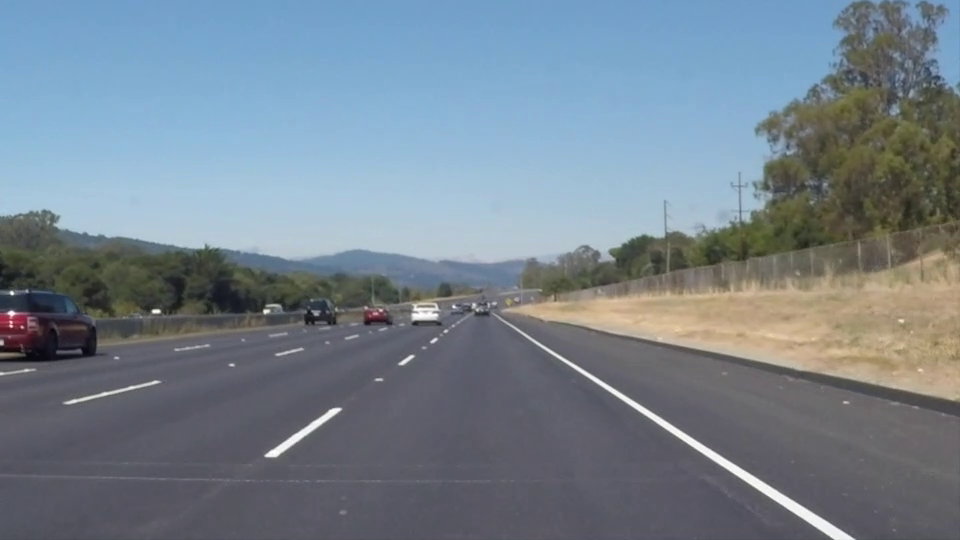
#> input picture frame 22 of Problem02/whiteline.mp4, 960 x 540 px
$ python problem02.py
#> lines starting #> are read from the running program, lines starting #| are printed output that depends on the picture; after the words box and inside, x2 and y2 are one past the last pixel; in counts of white or black regions, pixels touching at a corner belong together
import numpy as np
import cv2
import statistics as st

def solidOrDash(image):
    left_half = image[:,0:int(image.shape[1]/2)]
    right_half = image[:,int(image.shape[1]/2):]
    if (np.count_nonzero(left_half) < np.count_nonzero(right_half)):
        left_line = 'Dashed'
        right_line = 'Solid'
    else:
        left_line = 'Solid'
        right_line = 'Dashed'
    return right_line, left_line

def roI(image):
    mask = np.zeros_like(image)
    triangle = np.array([[10,image.shape[0]],[485,310],[image.shape[1],image.shape[0]]])
    mask = cv2.fillPoly(mask, np.int32([triangle]) ,255)

    return mask

def getPoints(right_line, left_line):
    r_m, r_c = right_line
    l_m, l_c = left_line

    if (r_m and l_m) !=0:
        r_y1 = 539
        r_x1 = int((r_y1-r_c)/r_m)
        r_y2 = 320
        r_x2 =  int((r_y2-r_c)/r_m)

        l_y1 = 539
        l_x1 = int((l_y1-l_c)/l_m)
        l_y2 = 320
        l_x2 =  int((l_y2-l_c)/l_m)

        r_points = [r_x1,r_y1,r_x2, r_y2]
        l_points = [l_x1,l_y1,l_x2, l_y2]
    else:
        r_points = [0,0,0,0]
        l_points = [0,0,0,0]

    return r_points, l_points


def lineCat(lines):

    right_slope = []
    left_slope = []
    right_intercept = []
    left_intercept = []

    for points in lines:
        x1,y1,x2,y2 = points[0]

        m,c = np.polyfit((x1,x2),(y1,y2),1)

        if m > 0:
            right_slope.append(m)
            right_intercept.append(c)
        else:
            left_slope.append(m)
            left_intercept.append(c)
    if len(right_slope) and len(left_slope) != 0:
        right_line = [st.mean(right_slope) , st.mean(right_intercept)]
        left_line = [st.mean(left_slope) , st.mean(left_intercept)]
    else:
        right_line = [0,0]
        left_line = [0,0]

    r_points, l_points = getPoints(right_line,left_line)

    return r_points, l_points


if __name__=='__main__':

    cap = cv2.VideoCapture('whiteline.mp4')

    ret = True

    fourcc = cv2.VideoWriter_fourcc('m','p','4', 'v')
    out = cv2.VideoWriter("lane_detect_p2.mp4", fourcc, 25, (960, 540))

    while(cap.isOpened()):

        ret, frame = cap.read()
#> frame is the input picture: shape (540, 960, 3); mean B, G, R 141.9, 130.7, 117.7


        if ret == True:

            # frame = cv2.flip(frame,1)
            frame_gray = cv2.cvtColor(frame, cv2.COLOR_BGR2GRAY)
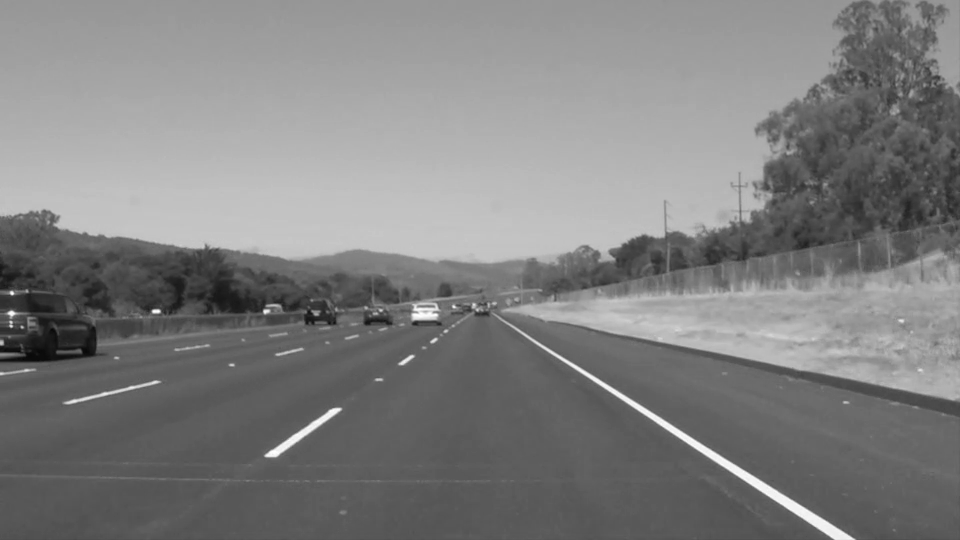
#> frame_gray: shape (540, 960); min 6, max 255, mean 128

            ret,frame_bin = cv2.threshold(frame_gray,210,255,cv2.THRESH_BINARY)
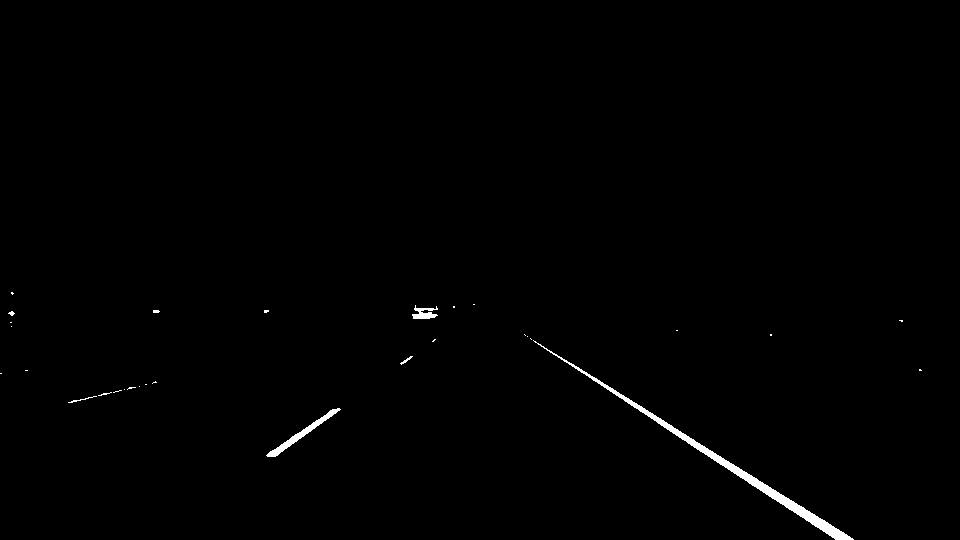
#> frame_bin: shape (540, 960); 0.6% white; 30 white regions (24 under 20 px), largest, box (x1, y1, x2, y2) and area: (533, 340, 854, 540) 2212, (266, 408, 341, 457) 498, (412, 305, 438, 319) 202, (68, 396, 97, 403) 38, (400, 356, 413, 365) 32, (8, 311, 15, 316) 20

            masked = cv2.bitwise_and(frame_bin, roI(frame_bin))
#> masked: shape (540, 960); 0.53% white; 7 white regions (4 under 20 px), largest, box (x1, y1, x2, y2) and area: (533, 340, 854, 540) 2212, (266, 408, 341, 457) 498, (400, 356, 413, 365) 32

            blurred = cv2.GaussianBlur(masked, (5,5), 0)

            edges = cv2.Canny(blurred, 50, 150)
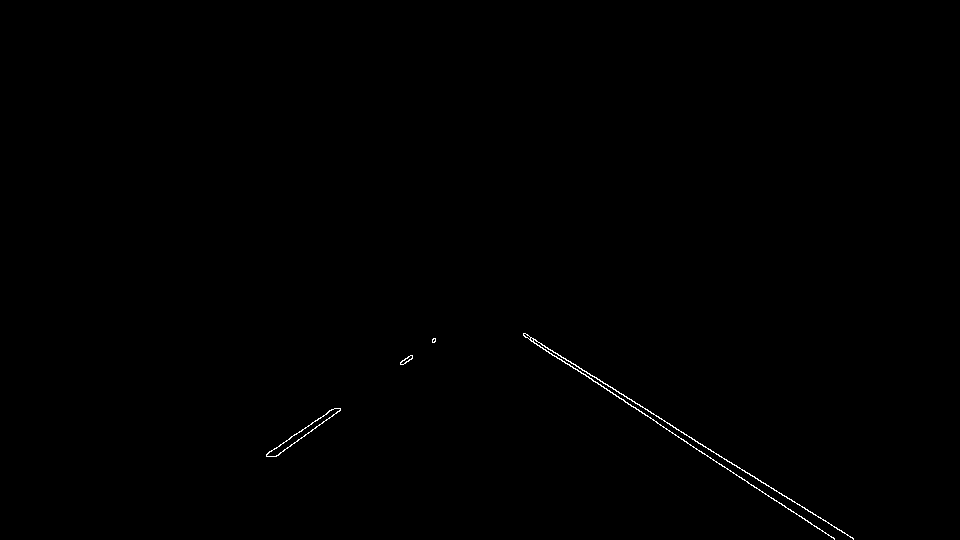
#> edges: shape (540, 960); 0.24% white in thin lines or dots, all inside (x1, y1, x2, y2) = (266, 333, 854, 540)

            right_side,left_side = solidOrDash(edges)
#> in solidOrDash, `left_half = image[:,0:int(image.shape[1]/2)]`:
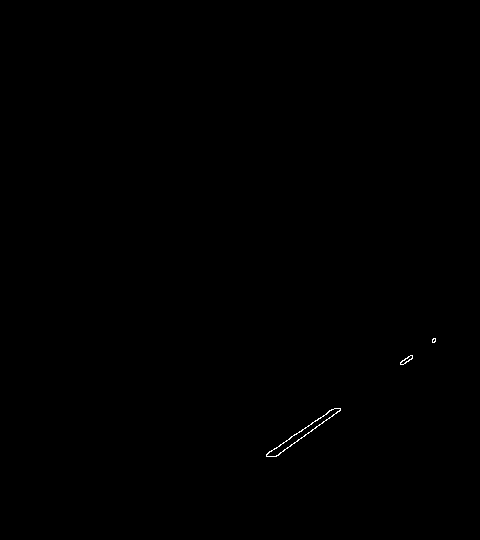
#> left_half: shape (540, 480); 0.1% white in thin lines or dots, all inside (x1, y1, x2, y2) = (266, 338, 436, 457)
#> in solidOrDash, `right_half = image[:,int(image.shape[1]/2):]`:
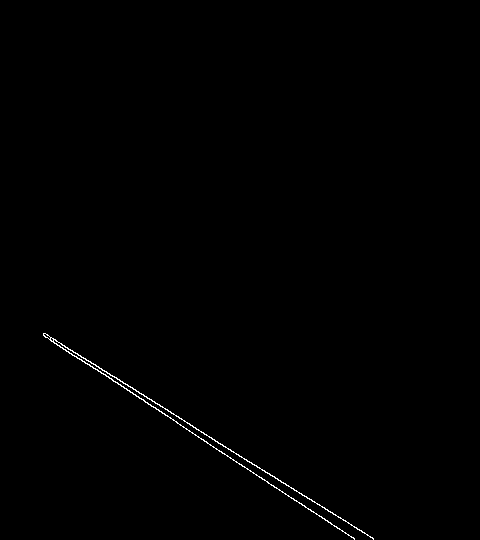
#> right_half: shape (540, 480); 0.38% white in thin lines or dots, all inside (x1, y1, x2, y2) = (43, 333, 374, 540)
#> right_side = 'Solid'; left_side = 'Dashed'

            lines = cv2.HoughLinesP(edges,rho = 4,theta = 1*np.pi/180,threshold = 100,minLineLength = 40,maxLineGap = 150)
#> lines = [[524, 336, 834, 538], [523, 333, 853, 539], [266, 454, 435, 340], [276, 456, 433, 338], [523, 334, 650, 417]]

            r_line, l_line = lineCat(lines)
#> the loop in lineCat, `for points in lines:` made 5 passes
#> (x1, y1, x2, y2, m, c) on passes 1 to 5: (524, 336, 834, 538, 0.652, -5.45), (523, 333, 853, 539, 0.624, 6.52), (266, 454, 435, 340, -0.675, 633.4), (276, 456, 433, 338, -0.752, 663.4), (523, 334, 650, 417, 0.654, -7.8)
#> after the loop in lineCat, `for points in lines:`: left_intercept = [633.4, 663.4]; left_slope = [-0.675, -0.752]; right_intercept = [-5.45, 6.52, -7.8]; right_slope = [0.652, 0.624, 0.654]
#> in lineCat, `right_line = [st.mean(right_slope) , st.mean(right_intercept)]`: right_line = [0.643, -2.24]
#> in lineCat, `left_line = [st.mean(left_slope) , st.mean(left_intercept)]`: left_line = [-0.713, 648.4]
#> in getPoints, `r_m, r_c = right_line`: r_m = 0.643; r_c = -2.24
#> in getPoints, `l_m, l_c = left_line`: l_m = -0.713; l_c = 648.4
#> in getPoints, `r_x1 = int((r_y1-r_c)/r_m)`: r_x1 = 841
#> in getPoints, `r_x2 =  int((r_y2-r_c)/r_m)`: r_x2 = 501
#> in getPoints, `l_x1 = int((l_y1-l_c)/l_m)`: l_x1 = 153
#> in getPoints, `l_x2 =  int((l_y2-l_c)/l_m)`: l_x2 = 460
#> in getPoints, `r_points = [r_x1,r_y1,r_x2, r_y2]`: r_points = [841, 539, 501, 320]
#> in getPoints, `l_points = [l_x1,l_y1,l_x2, l_y2]`: l_points = [153, 539, 460, 320]
#> in lineCat, `r_points, l_points = getPoints(right_line,left_line)`: r_points = [841, 539, 501, 320]; l_points = [153, 539, 460, 320]
#> r_line = [841, 539, 501, 320]; l_line = [153, 539, 460, 320]

            if right_side == 'Solid':
                #right is green and left is red
                cv2.line(frame,(r_line[0],r_line[1]),(r_line[2],r_line[3]), (0,255,0),5)
                cv2.line(frame,(l_line[0],l_line[1]),(l_line[2],l_line[3]), (0,0,255),5)
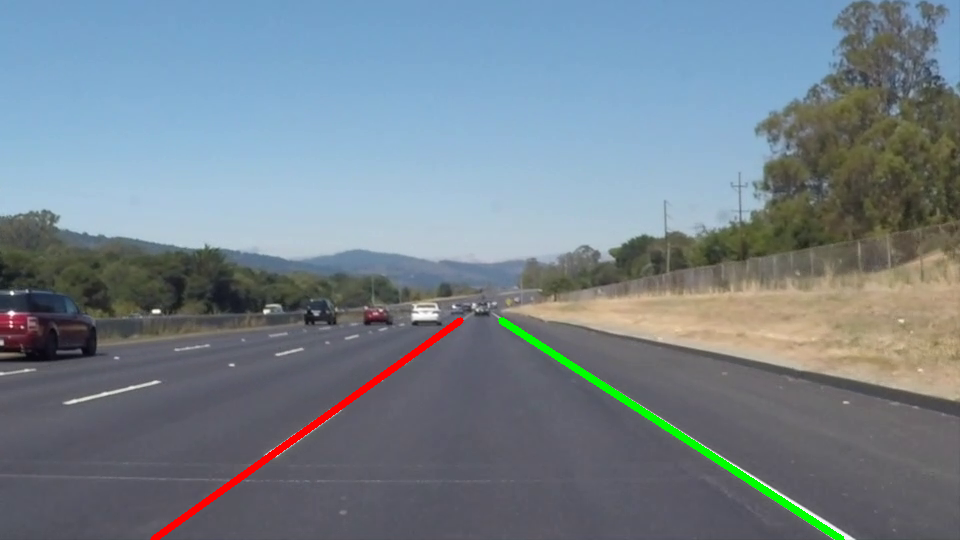
#> frame: shape (540, 960, 3); mean B, G, R 140.1, 130.3, 117.2
            else:
                #right is red and left is green
                cv2.line(frame,(r_line[0],r_line[1]),(r_line[2],r_line[3]), (0,0,255),5)
                cv2.line(frame,(l_line[0],l_line[1]),(l_line[2],l_line[3]), (0,255,0),5)

            cv2.imshow("original",frame)
            out.write(frame)


        if cv2.waitKey(45) & 0xFF == ord('q'):
#> (key q is pressed here)
            break

    out.release()

$ run again, starting later in the video
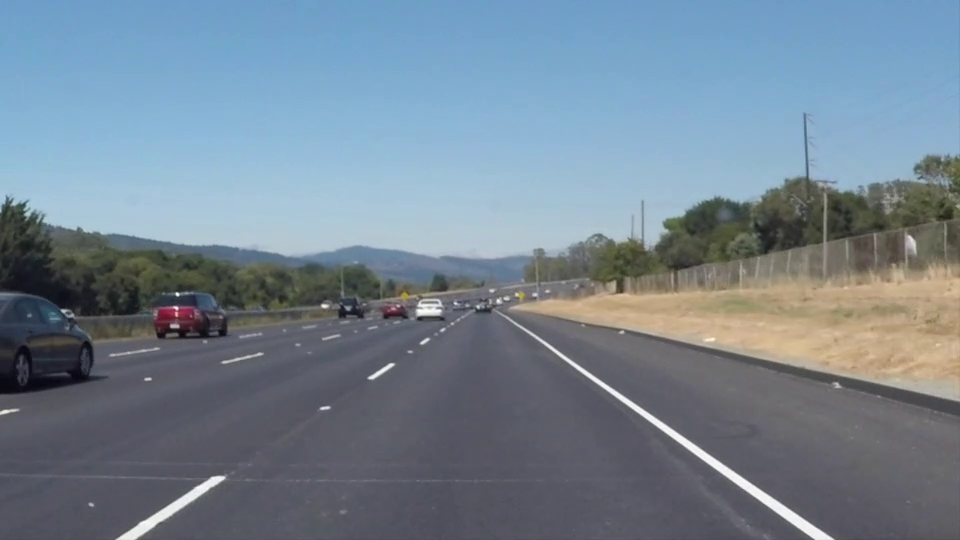
#> input picture frame 99 of Problem02/whiteline.mp4, 960 x 540 px
#> frame is the input picture: shape (540, 960, 3); mean B, G, R 146, 132.3, 116.7
#> `ret,frame_bin = cv2.threshold(frame_gray,210,255,cv2.THRESH_BINARY)`:
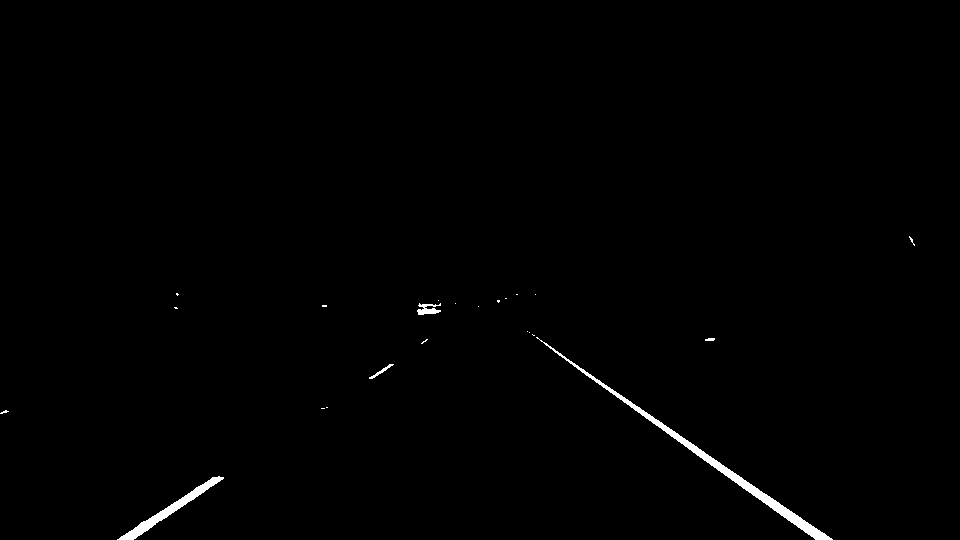
#> frame_bin: shape (540, 960); 0.66% white; 23 white regions (18 under 20 px), largest, box (x1, y1, x2, y2) and area: (536, 337, 833, 540) 2101, (117, 476, 224, 540) 943, (417, 303, 441, 315) 170, (369, 364, 394, 379) 74, (705, 338, 715, 341) 26
#> masked: shape (540, 960); 0.61% white; 9 white regions (6 under 20 px), largest, box (x1, y1, x2, y2) and area: (536, 337, 833, 540) 2101, (117, 476, 224, 540) 943, (369, 364, 394, 379) 74
#> edges: shape (540, 960); 0.25% white in thin lines or dots, all inside (x1, y1, x2, y2) = (118, 330, 833, 540)
#> left_half: shape (540, 480); 0.16% white in thin lines or dots, all inside (x1, y1, x2, y2) = (118, 338, 428, 540)
#> right_half: shape (540, 480); 0.35% white in thin lines or dots, all inside (x1, y1, x2, y2) = (46, 330, 353, 540)
#> right_side = 'Solid'; left_side = 'Dashed'
#> lines = 14 rows, first 6: [526, 332, 832, 539], [545, 341, 724, 475], [624, 403, 737, 483], [586, 376, 694, 444], [137, 536, 427, 340], [118, 539, 427, 338]
#> the loop in lineCat, `for points in lines:` made 14 passes
#> (x1, y1, x2, y2, m, c) on passes 1 to 8: (526, 332, 832, 539, 0.676, -23.82), (545, 341, 724, 475, 0.749, -66.99), (624, 403, 737, 483, 0.708, -38.77), (586, 376, 694, 444, 0.63, 7.04), (137, 536, 427, 340, -0.676, 628.6), (118, 539, 427, 338, -0.65, 615.8), (627, 398, 814, 539, 0.754, -74.76), (526, 330, 810, 536, 0.725, -51.54)
#> after the loop in lineCat, `for points in lines:`: left_intercept = [628.6, 615.8, 626.4, 629.1, 617.7, 617]; left_slope = [-0.676, -0.65, -0.673, -0.675, -0.653, -0.667]; right_intercept = [-23.82, -66.99, -38.77, 7.04, -74.76, -51.54, -49.9, -16.51]; right_slope = [0.676, 0.749, 0.708, 0.63, 0.754, 0.725, 0.724, 0.662]
#> right_line = [0.703, -39.41]
#> left_line = [-0.666, 622.4]
#> r_m = 0.703; r_c = -39.41
#> l_m = -0.666; l_c = 622.4
#> r_x1 = 822
#> r_x2 = 510
#> l_x1 = 125
#> l_x2 = 454
#> in getPoints, `r_points = [r_x1,r_y1,r_x2, r_y2]`: r_points = [822, 539, 510, 320]
#> in getPoints, `l_points = [l_x1,l_y1,l_x2, l_y2]`: l_points = [125, 539, 454, 320]
#> in lineCat, `r_points, l_points = getPoints(right_line,left_line)`: r_points = [822, 539, 510, 320]; l_points = [125, 539, 454, 320]
#> r_line = [822, 539, 510, 320]; l_line = [125, 539, 454, 320]
#> `cv2.line(frame,(l_line[0],l_line[1]),(l_line[2],l_line[3]), (0,0,255),5)`:
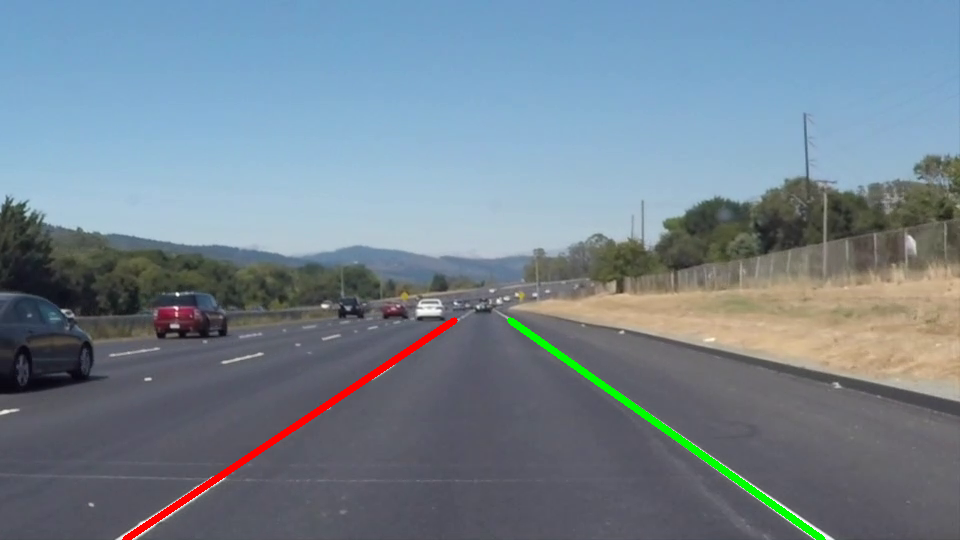
#> frame: shape (540, 960, 3); mean B, G, R 144.1, 131.8, 116.3

$ run again, starting later in the video
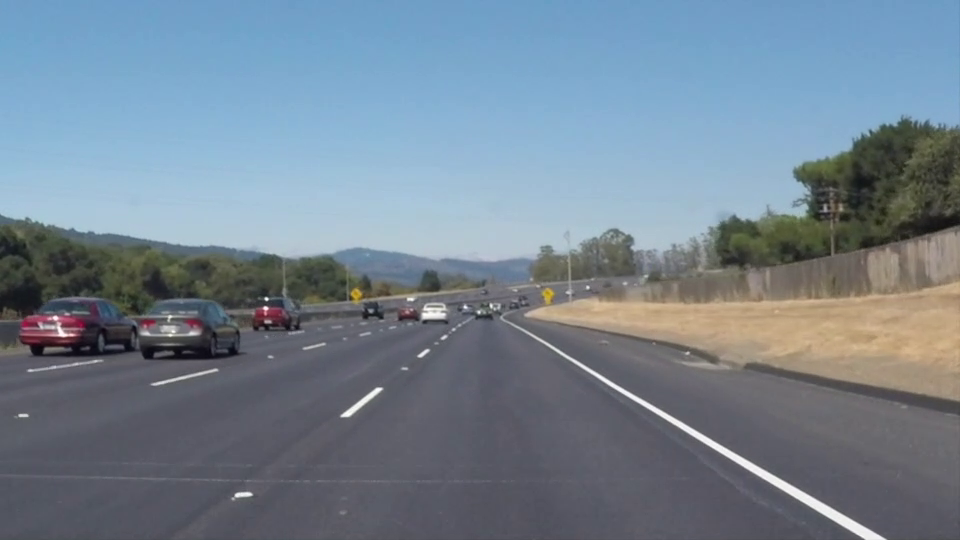
#> input picture frame 176 of Problem02/whiteline.mp4, 960 x 540 px
#> frame is the input picture: shape (540, 960, 3); mean B, G, R 145.2, 131.6, 116.5
#> `ret,frame_bin = cv2.threshold(frame_gray,210,255,cv2.THRESH_BINARY)`:
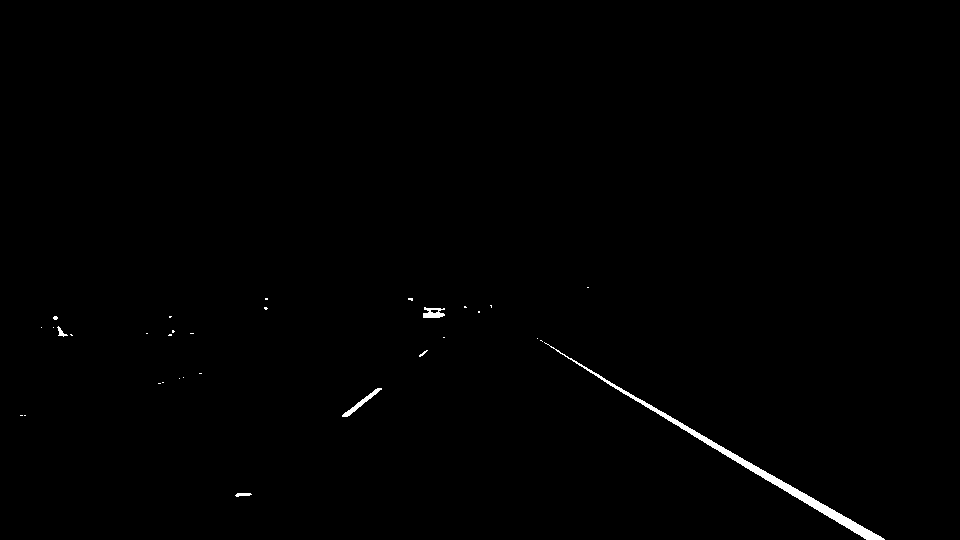
#> frame_bin: shape (540, 960); 0.52% white; 32 white regions (26 under 20 px), largest, box (x1, y1, x2, y2) and area: (544, 342, 885, 540) 2125, (342, 388, 382, 417) 202, (423, 307, 445, 318) 163, (235, 493, 252, 497) 48, (57, 326, 68, 337) 46, (419, 350, 428, 357) 21
#> masked: shape (540, 960); 0.46% white; 7 white regions (3 under 20 px), largest, box (x1, y1, x2, y2) and area: (544, 342, 885, 540) 2125, (342, 388, 382, 417) 202, (235, 493, 252, 497) 48, (419, 350, 428, 357) 21
#> edges: shape (540, 960); 0.24% white in thin lines or dots, all inside (x1, y1, x2, y2) = (235, 336, 885, 540)
#> left_half: shape (540, 480); 0.08% white in thin lines or dots, all inside (x1, y1, x2, y2) = (235, 336, 446, 497)
#> right_half: shape (540, 480); 0.4% white in thin lines or dots, all inside (x1, y1, x2, y2) = (56, 337, 405, 540)
#> right_side = 'Solid'; left_side = 'Dashed'
#> lines = [[536, 338, 884, 539], [559, 354, 864, 538], [538, 337, 715, 443], [235, 495, 445, 337]]
#> the loop in lineCat, `for points in lines:` made 4 passes
#> (x1, y1, x2, y2, m, c) on passes 1 to 4: (536, 338, 884, 539, 0.578, 28.41), (559, 354, 864, 538, 0.603, 16.77), (538, 337, 715, 443, 0.599, 14.81), (235, 495, 445, 337, -0.752, 671.8)
#> after the loop in lineCat, `for points in lines:`: left_intercept = [671.8]; left_slope = [-0.752]; right_intercept = [28.41, 16.77, 14.81]; right_slope = [0.578, 0.603, 0.599]
#> right_line = [0.593, 20]
#> left_line = [-0.752, 671.8]
#> r_m = 0.593; r_c = 20
#> l_m = -0.752; l_c = 671.8
#> r_x1 = 874
#> r_x2 = 505
#> l_x1 = 176
#> l_x2 = 467
#> in getPoints, `r_points = [r_x1,r_y1,r_x2, r_y2]`: r_points = [874, 539, 505, 320]
#> in getPoints, `l_points = [l_x1,l_y1,l_x2, l_y2]`: l_points = [176, 539, 467, 320]
#> in lineCat, `r_points, l_points = getPoints(right_line,left_line)`: r_points = [874, 539, 505, 320]; l_points = [176, 539, 467, 320]
#> r_line = [874, 539, 505, 320]; l_line = [176, 539, 467, 320]
#> `cv2.line(frame,(l_line[0],l_line[1]),(l_line[2],l_line[3]), (0,0,255),5)`:
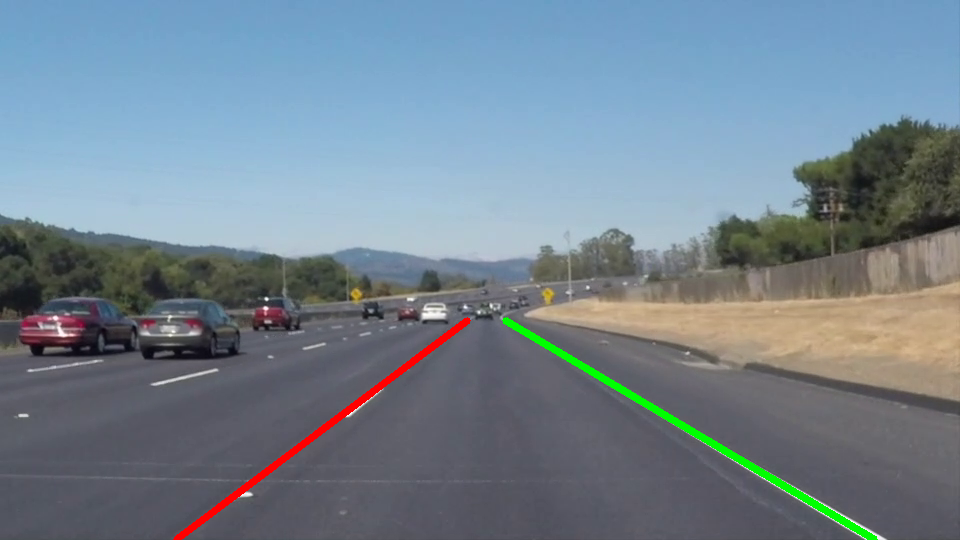
#> frame: shape (540, 960, 3); mean B, G, R 143.4, 131.4, 116
